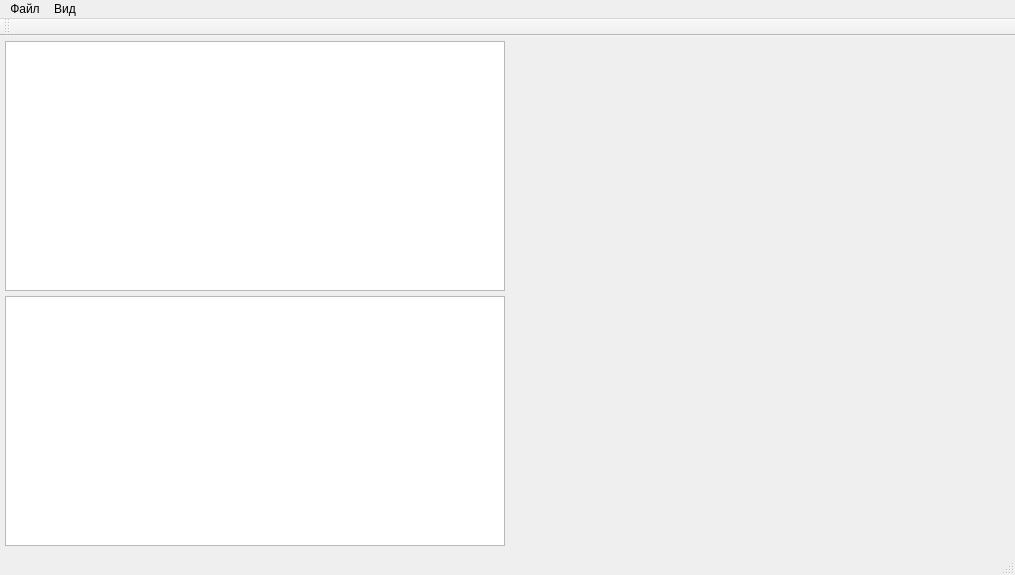
<?xml version="1.0" encoding="UTF-8"?>
<ui version="4.0">
 <class>MainWindow</class>
 <widget class="QMainWindow" name="MainWindow">
  <property name="geometry">
   <rect>
    <x>0</x>
    <y>0</y>
    <width>1015</width>
    <height>575</height>
   </rect>
  </property>
  <property name="windowTitle">
   <string>Диспетчер отображающий работу многопотоковых приложений</string>
  </property>
  <widget class="QWidget" name="centralWidget">
   <widget class="QTableView" name="processesTableView">
    <property name="geometry">
     <rect>
      <x>5</x>
      <y>5</y>
      <width>500</width>
      <height>250</height>
     </rect>
    </property>
   </widget>
   <widget class="QTableView" name="threadsTableView">
    <property name="geometry">
     <rect>
      <x>5</x>
      <y>260</y>
      <width>500</width>
      <height>250</height>
     </rect>
    </property>
   </widget>
   <widget class="QWidget" name="processesWidget" native="true">
    <property name="geometry">
     <rect>
      <x>510</x>
      <y>5</y>
      <width>500</width>
      <height>250</height>
     </rect>
    </property>
   </widget>
   <widget class="QWidget" name="threadsWidget" native="true">
    <property name="geometry">
     <rect>
      <x>510</x>
      <y>260</y>
      <width>500</width>
      <height>250</height>
     </rect>
    </property>
   </widget>
  </widget>
  <widget class="QMenuBar" name="menuBar">
   <property name="geometry">
    <rect>
     <x>0</x>
     <y>0</y>
     <width>1015</width>
     <height>21</height>
    </rect>
   </property>
   <widget class="QMenu" name="menuFile">
    <property name="title">
     <string>Файл</string>
    </property>
    <addaction name="actionExit"/>
   </widget>
   <widget class="QMenu" name="menuView">
    <property name="title">
     <string>Вид</string>
    </property>
    <addaction name="actionRefresh"/>
   </widget>
   <addaction name="menuFile"/>
   <addaction name="menuView"/>
  </widget>
  <widget class="QToolBar" name="mainToolBar">
   <attribute name="toolBarArea">
    <enum>TopToolBarArea</enum>
   </attribute>
   <attribute name="toolBarBreak">
    <bool>false</bool>
   </attribute>
  </widget>
  <widget class="QStatusBar" name="statusBar"/>
  <action name="actionExit">
   <property name="text">
    <string>Завершение диспетчера</string>
   </property>
  </action>
  <action name="actionRefresh">
   <property name="text">
    <string>Обновить</string>
   </property>
   <property name="shortcut">
    <string>F5</string>
   </property>
  </action>
 </widget>
 <layoutdefault spacing="6" margin="11"/>
 <resources/>
 <connections/>
</ui>
